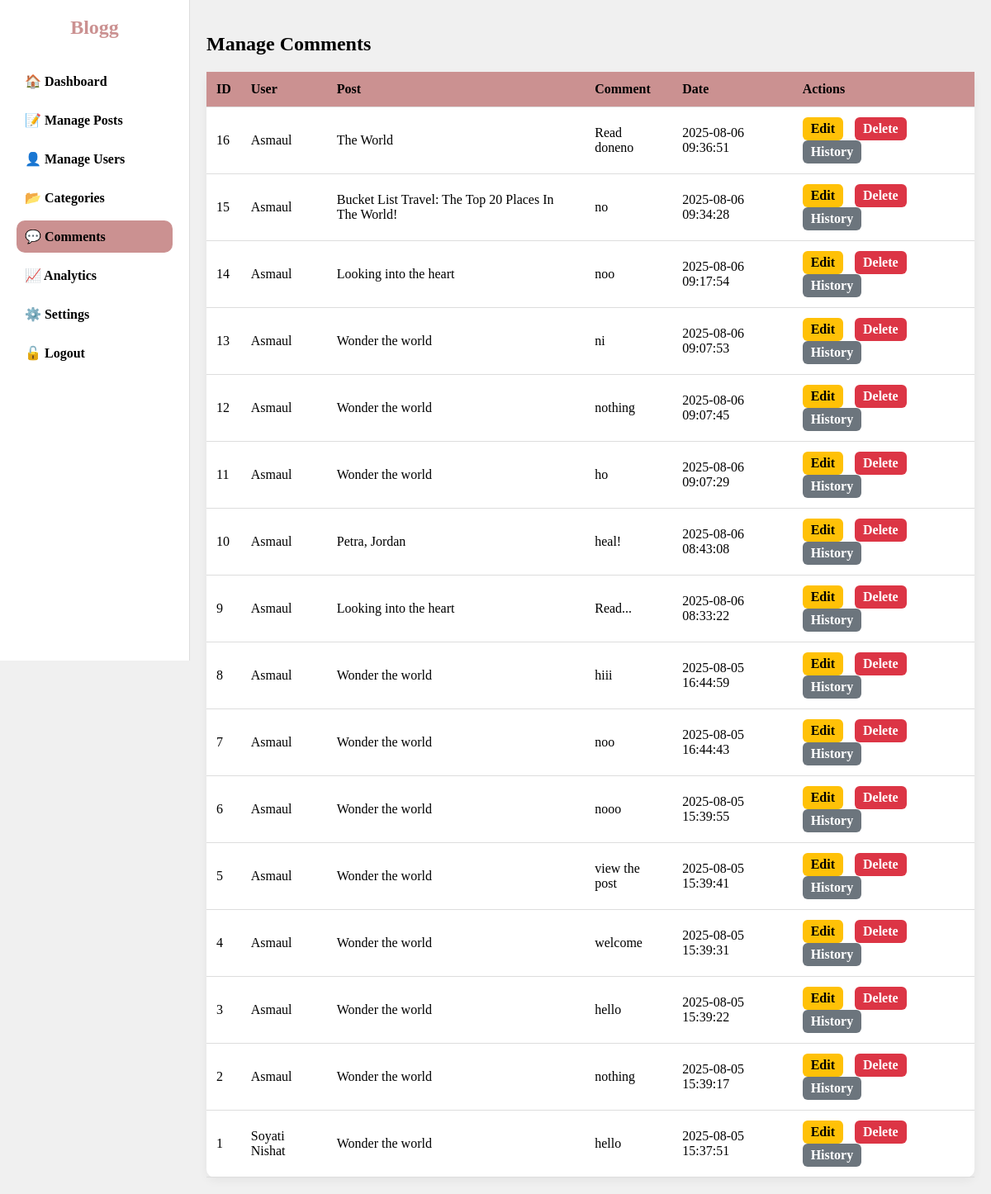
Before: /admin/manage-comments.php (signed in) with the older database file.
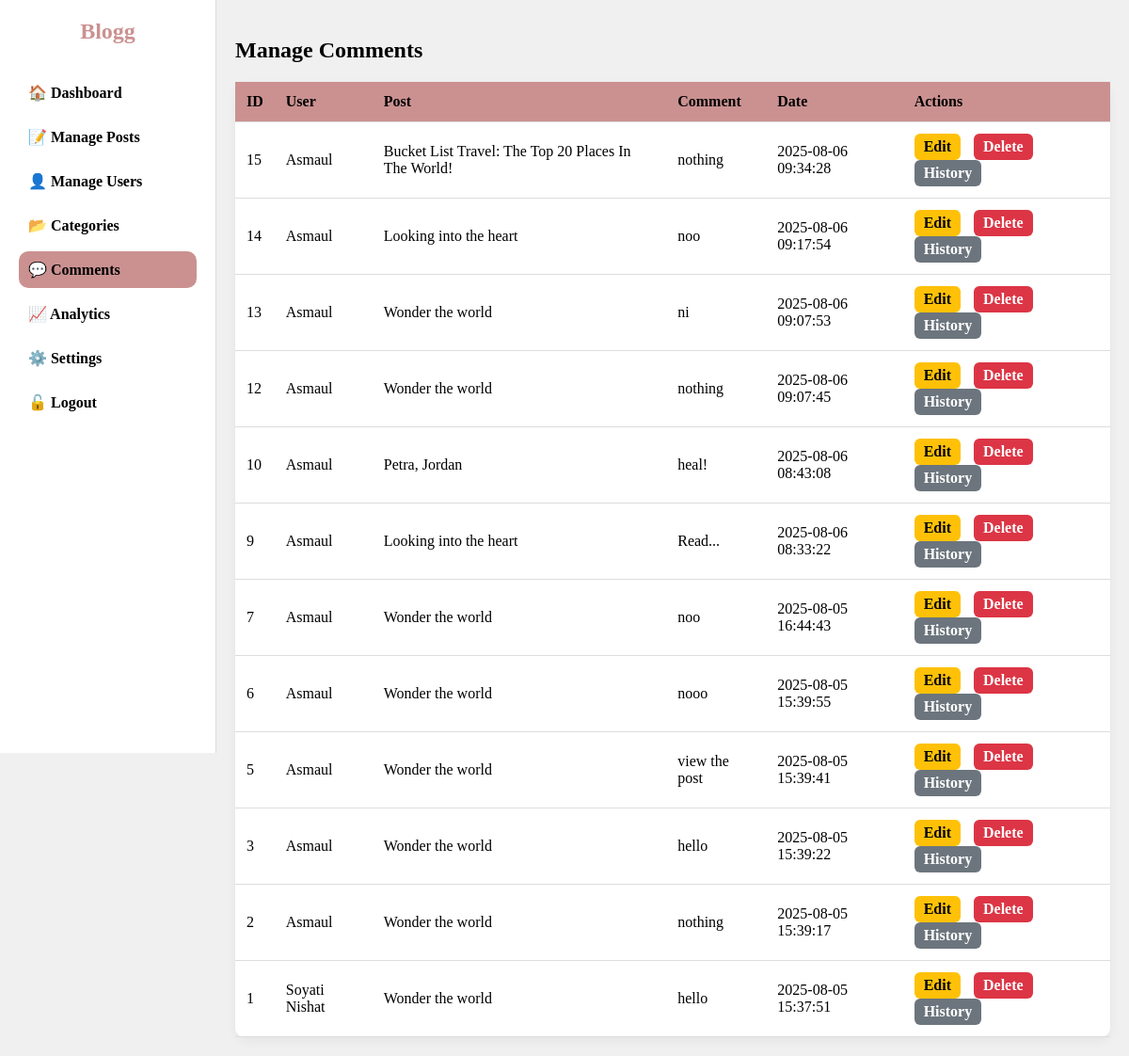
After: the same page with the newer database file.
### tables this page shows
CREATE TABLE `comments` (
  `id` int(11) NOT NULL,
  `user_id` int(11) NOT NULL,
  `username` varchar(50) NOT NULL,
  `post_id` int(11) NOT NULL,
  `parent_id` int(11) DEFAULT NULL,
  `comment` text NOT NULL,
  `is_hidden` tinyint(1) DEFAULT 0,
  `created_at` datetime DEFAULT current_timestamp()
);

CREATE TABLE `users` (
  `id` int(11) NOT NULL,
  `fullname` varchar(100) DEFAULT NULL,
  `username` varchar(50) NOT NULL,
  `email` varchar(100) NOT NULL,
  `password` varchar(255) NOT NULL,
  `role` enum('admin','blogger','reader') DEFAULT 'reader',
  `bio` text DEFAULT NULL,
  `profile_image` varchar(255) DEFAULT NULL,
  `created_at` timestamp NOT NULL DEFAULT current_timestamp()
);

CREATE TABLE `posts` (
  `id` int(11) NOT NULL,
  `user_id` int(11) DEFAULT NULL,
  `title` varchar(255) NOT NULL,
  `content` text NOT NULL,
  `image` varchar(255) DEFAULT NULL,
  `category_id` int(11) DEFAULT NULL,
  `status` enum('draft','published','archived') DEFAULT 'published',
  `created_at` timestamp NOT NULL DEFAULT current_timestamp(),
  `updated_at` timestamp NOT NULL DEFAULT current_timestamp() ON UPDATE current_timestamp(),
  `views` int(11) NOT NULL DEFAULT 0,
  `author` varchar(255) NOT NULL DEFAULT 'Admin'
);

### admin/manage-comments.php (the view, shortened to what this page needs)
<?php
require_once '../php/config.php';
$stmt = $conn->query("
    SELECT c.id, c.comment, c.created_at, u.username, p.title AS post_title
    FROM comments c
    JOIN users u ON c.user_id = u.id
    JOIN posts p ON c.post_id = p.id
    ORDER BY c.created_at DESC
");
$comments = $stmt->fetch_all(MYSQLI_ASSOC);
?>
<!DOCTYPE html>
<html lang="en">
<head>
</head>
<body>
<aside class="sidebar">
  <a href="../index.php" class="logo">Blogg</a>
  <nav>
    <a href="dashboard.php">🏠 Dashboard</a>
    <a href="manage-posts.php">📝 Manage Posts</a>
    <a href="manage-users.php">👤 Manage Users</a>
    <a href="categories.php">📂 Categories</a>
    <a href="manage-comments.php" class="active">💬 Comments</a>
    <a href="analytics-blog.php">📈 Analytics</a>
    <a href="settings.php">⚙️ Settings</a>
    <a href="logout.php">🔓 Logout</a>
  </nav>
</aside>
<div class="main-content">
  <h2>Manage Comments</h2>
  <table>
    <tr>
      <th>ID</th>
      <th>User</th>
      <th>Post</th>
      <th>Comment</th>
      <th>Date</th>
      <th>Actions</th>
    </tr>
    <?php foreach($comments as $c): ?>
      <tr>
        <td><?= $c['id'] ?></td>
        <td><?= htmlspecialchars($c['username']) ?></td>
        <td><?= htmlspecialchars($c['post_title']) ?></td>
        <td><?= htmlspecialchars($c['comment']) ?></td>
        <td><?= $c['created_at'] ?></td>
        <td class="actions">
          <a href="edit-comment.php?id=<?= $c['id'] ?>" class="edit-btn">Edit</a>
          <a href="delete-comment.php?id=<?= $c['id'] ?>" class="delete-btn" onclick="return confirm('Delete this comment?')">Delete</a>
          <a href="edit-history.php?id=<?= $c['id'] ?>" class="history-btn">History</a>
        </td>
      </tr>
    <?php endforeach; ?>
  </table>
</div>
</body>
</html>

### admin/manage-comments.php (style rules this page uses)
body { margin: 0; font-family: 'Merriweather', serif; background: #f0f0f0; color: #000; display: flex; }
.sidebar { width: 230px; background: #fff; border-right: 1px solid #ddd; padding: 20px; box-sizing: border-box; height: 100vh; position: fixed; left: 0; top: 0; overflow-y: auto; }
.sidebar .logo { font-size: 1.5rem; font-weight: 700; color: #cb9191; text-align: center; margin-bottom: 2rem; text-decoration: none; display: block; }
.sidebar nav a { display: block; padding: 10px; text-decoration: none; color: #000; font-weight: 600; margin-bottom: 8px; border-radius: 10px; }
.sidebar nav a:hover, .sidebar nav a.active { background: #cb9191; color: #000; }
.main-content { flex: 1; margin-left: 230px; padding: 20px; box-sizing: border-box; }
table { width: 100%; border-collapse: collapse; background: #fff; border-radius: 10px; box-shadow: 0 4px 12px rgba(0,0,0,0.05); }
th, td { padding: 12px; border-bottom: 1px solid #ddd; text-align: left; }
th { background: #cb9191; color: #000; }
.actions a { text-decoration: none; margin-right: 10px; padding: 5px 10px; border-radius: 6px; font-weight: 600; display: inline-block; }
.edit-btn { background: #ffc107; color: #000; }
.delete-btn { background: #dc3545; color: #fff; }
.history-btn { background: #6c757d; color: #fff; }

Changed rows visible on the page:
removed comments: id "16", user.username "Asmaul", post.title "The World", comment "Read doneno", created_at "2025-08-06 09:36:51"
removed comments: id "11", user.username "Asmaul", post.title "Wonder the world", comment "ho", created_at "2025-08-06 09:07:29"
removed comments: id "8", user.username "Asmaul", post.title "Wonder the world", comment "hiii", created_at "2025-08-05 16:44:59"
removed comments: id "4", user.username "Asmaul", post.title "Wonder the world", comment "welcome", created_at "2025-08-05 15:39:31"
changed comments "Bucket List Travel: The Top 20 Places In The World!": comment "no" → "nothing"
